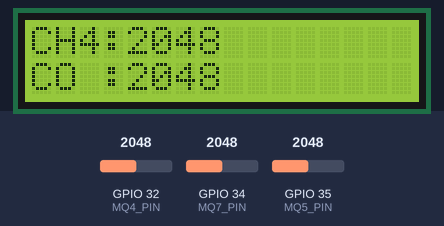
The sketch below on a simulated ESP32. On the bench: 16×2 character LCD. The inputs (shaded band) are chosen by the test bench; at power-on: GPIO 32 (MQ4_PIN) = 2048, GPIO 34 (MQ7_PIN) = 2048, GPIO 35 (MQ5_PIN) = 2048.

Above: at 3.2 s.
3.3 s: GPIO 32 (MQ4_PIN) set to 2866
At 6.1 s:
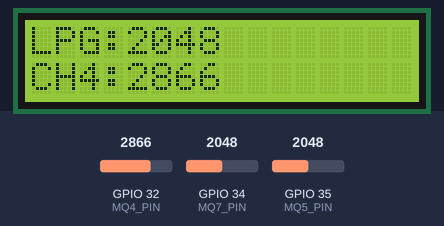
8.4 s: GPIO 34 (MQ7_PIN) set to 2866
At 13.3 s:
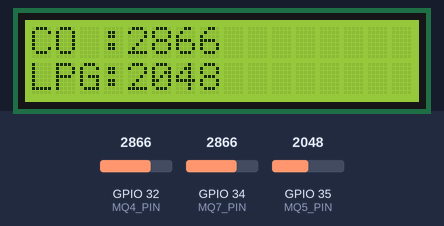
13.5 s: GPIO 35 (MQ5_PIN) set to 2866
At 14.8 s:
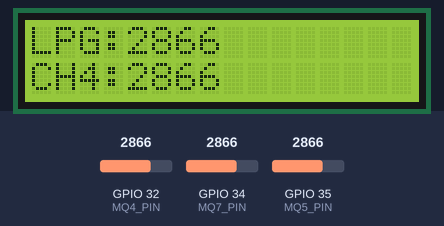
17.2 s: GPIO 32 (MQ4_PIN) set to 3603
At 19.2 s:
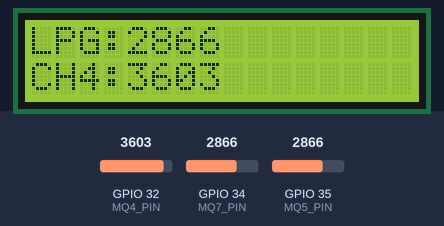
21.8 s: GPIO 34 (MQ7_PIN) set to 3603
At 22.9 s:
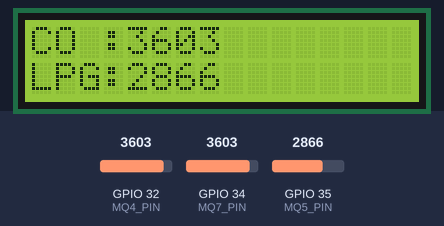
24.8 s: GPIO 35 (MQ5_PIN) set to 3603
At 27.2 s:
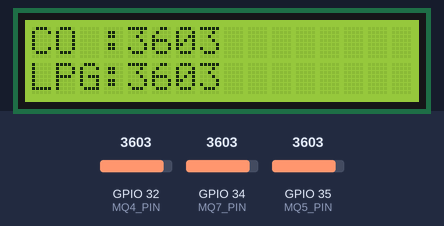
Timing chart, 0 to 28.7 s (numbered marks = the images above; inputs shaded):
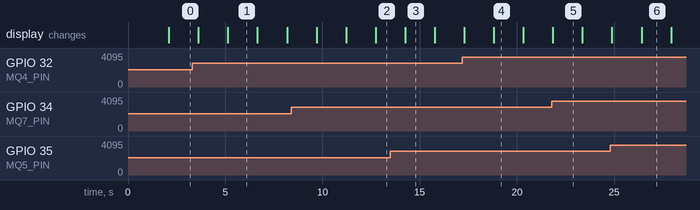

The sketch:

SourceCode.ino
```cpp
#include <Wire.h>
#include <LiquidCrystal_I2C.h>

// PCF8574 I2C address is set to 0x20, A pins are not connected to anything
LiquidCrystal_I2C lcd(0x20, 16, 2);

// MQ sensors connected to ESP32 ADC1 pins
const int MQ7_PIN = 34; // CO
const int MQ5_PIN = 35; // LPG
const int MQ4_PIN = 32; // CH4

// Counter to track the upward scrolling animation
int scrollSequence = 0;

void setup() {


  // Initialize LCD and turn on backlight
  lcd.init();
  lcd.backlight();

  // Set analog reading pins as input
  pinMode(MQ7_PIN, INPUT);
  pinMode(MQ5_PIN, INPUT);
  pinMode(MQ4_PIN, INPUT);

  // Startup screen
  lcd.setCursor(0, 0);
  lcd.print("System");
  lcd.setCursor(0, 1);
  lcd.print("Starting");
  delay(2000);
  lcd.clear();
}

void loop() {
  // Read raw analog values from sensors
  int mq7_value = analogRead(MQ7_PIN);
  int mq5_value = analogRead(MQ5_PIN);
  int mq4_value = analogRead(MQ4_PIN);

  // Format the data as "Formula: Value" to fit only the left 8 characters
  String lineCO  = "CO :" + String(mq7_value);
  String lineLPG = "LPG:" + String(mq5_value);
  String lineCH4 = "CH4:" + String(mq4_value);

  // Clear the screen
  lcd.clear();

  // Upward Scrolling Logic:
  // The bottom data moves to the top row in the next loop, new data comes to the bottom.
  if (scrollSequence == 0) {
    lcd.setCursor(0, 0); lcd.print(lineCH4); // CH4 on top
    lcd.setCursor(0, 1); lcd.print(lineCO);  // CO at the bottom
    scrollSequence = 1;
  }
  else if (scrollSequence == 1) {
    lcd.setCursor(0, 0); lcd.print(lineCO);  // CO scrolled up
    lcd.setCursor(0, 1); lcd.print(lineLPG); // LPG at the bottom
    scrollSequence = 2;
  }
  else if (scrollSequence == 2) {
    lcd.setCursor(0, 0); lcd.print(lineLPG); // LPG scrolled up
    lcd.setCursor(0, 1); lcd.print(lineCH4); // CH4 at the bottom
    scrollSequence = 0;
  }

  // Delay time determining the animation speed (scrolls up every 1.5 seconds)
  delay(1500);
}
```

Measured:
- what the display in image 1 shows lasts 1.6 s, from 5.1 s to 6.7 s
